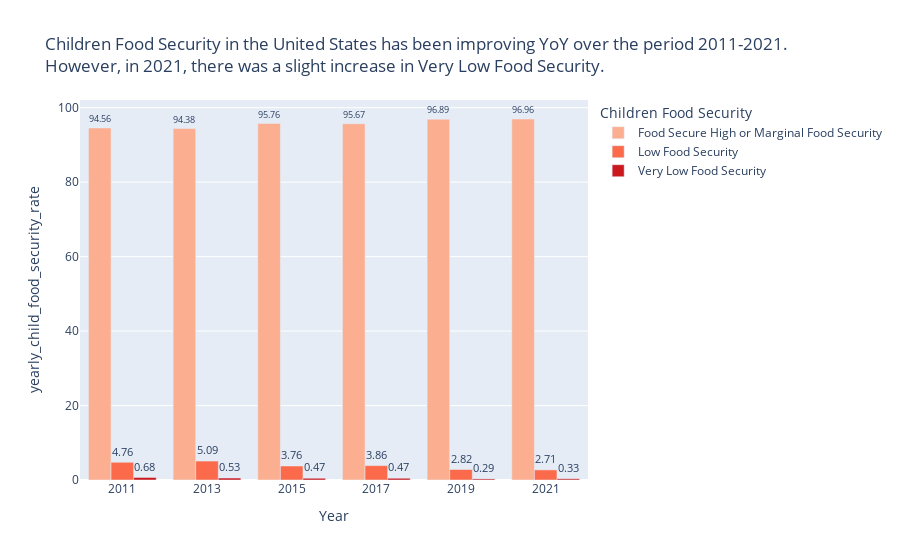

Write notebook code for a chart like this one.
### Code cell
fig = px.bar(year_child_foodsec_grp.reset_index(), 
             x='Year', 
             y='yearly_child_food_security_rate', 
             labels=labels, 
             color='Children Food Security', 
             barmode='group', 
             title='''Children Food Security in the United States has been improving YoY over the period 2011-2021.
                    <br>However, in 2021, there was a slight increase in Very Low Food Security.
                    ''',
             text_auto=True,      
             color_discrete_sequence=[ "#fcae91", "#fb6a4a", "#cb181d"])
fig.update_traces(textfont_size=12, textangle=0, textposition="outside", cliponaxis=False)
fig.show()

### Figure 1 — Plotly figure (JSON) as saved in the notebook; plotly's stock layout.template omitted (floating-point values rounded to 4 significant figures)
{"data": [{"alignmentgroup": "True", "cliponaxis": false, "hovertemplate": "Children Food Security=Food Secure High or Marginal Food Security<br>Year=%{x}<br>yearly_child_food_security_rate=%{y}<extra></extra>", "legendgroup": "Food Secure High or Marginal Food Security", "marker": {"color": "#fcae91", "pattern": {"shape": ""}}, "name": "Food Secure High or Marginal Food Security", "offsetgroup": "Food Secure High or Marginal Food Security", "orientation": "v", "showlegend": true, "textangle": 0, "textfont": {"size": 12}, "textposition": "outside", "texttemplate": "%{y}", "type": "bar", "x": [2011, 2013, 2015, 2017, 2019, 2021], "xaxis": "x", "y": [94.56, 94.38, 95.76, 95.67, 96.89, 96.96], "yaxis": "y"}, {"alignmentgroup": "True", "cliponaxis": false, "hovertemplate": "Children Food Security=Low Food Security<br>Year=%{x}<br>yearly_child_food_security_rate=%{y}<extra></extra>", "legendgroup": "Low Food Security", "marker": {"color": "#fb6a4a", "pattern": {"shape": ""}}, "name": "Low Food Security", "offsetgroup": "Low Food Security", "orientation": "v", "showlegend": true, "textangle": 0, "textfont": {"size": 12}, "textposition": "outside", "texttemplate": "%{y}", "type": "bar", "x": [2011, 2013, 2015, 2017, 2019, 2021], "xaxis": "x", "y": [4.76, 5.09, 3.76, 3.86, 2.82, 2.71], "yaxis": "y"}, {"alignmentgroup": "True", "cliponaxis": false, "hovertemplate": "Children Food Security=Very Low Food Security<br>Year=%{x}<br>yearly_child_food_security_rate=%{y}<extra></extra>", "legendgroup": "Very Low Food Security", "marker": {"color": "#cb181d", "pattern": {"shape": ""}}, "name": "Very Low Food Security", "offsetgroup": "Very Low Food Security", "orientation": "v", "showlegend": true, "textangle": 0, "textfont": {"size": 12}, "textposition": "outside", "texttemplate": "%{y}", "type": "bar", "x": [2011, 2013, 2015, 2017, 2019, 2021], "xaxis": "x", "y": [0.68, 0.53, 0.47, 0.47, 0.29, 0.33], "yaxis": "y"}], "layout": {"barmode": "group", "legend": {"title": {"text": "Children Food Security"}, "tracegroupgap": 0}, "title": {"text": "Children Food Security in the United States has been improving YoY over the period 2011-2021.\n                    <br>However, in 2021, there was a slight increase in Very Low Food Security.\n                    "}, "xaxis": {"anchor": "y", "domain": [0, 1], "title": {"text": "Year"}}, "yaxis": {"anchor": "x", "domain": [0, 1], "title": {"text": "yearly_child_food_security_rate"}}}}
